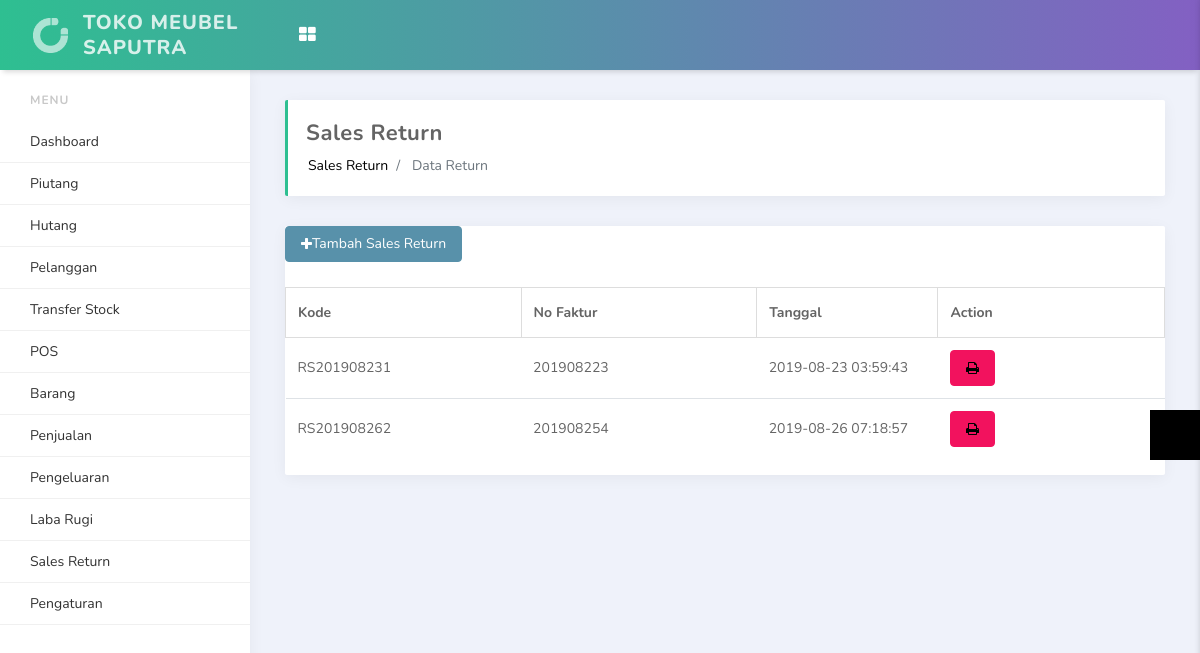
The page /index.php/sales_return/data_return (signed in) on the database its author committed.
### tables this page shows
CREATE TABLE `site_setting` (
  `id` int(11) NOT NULL,
  `site_name` varchar(499) NOT NULL,
  `site_logo` varchar(255) NOT NULL,
  `timezone` varchar(499) NOT NULL,
  `pagination` int(11) NOT NULL,
  `tax` double(11,2) NOT NULL,
  `currency` char(3) NOT NULL,
  `address` text NOT NULL,
  `datetime_format` varchar(30) NOT NULL,
  `display_product` int(11) NOT NULL,
  `display_keyboard` int(11) NOT NULL,
  `default_customer_id` int(11) NOT NULL,
  `updated_user_id` int(11) NOT NULL,
  `updated_datetime` datetime NOT NULL
);

CREATE TABLE `return_sales` (
  `id` int(11) NOT NULL,
  `code` char(15) NOT NULL,
  `sales_code` char(10) NOT NULL,
  `date_created` datetime NOT NULL,
  `id_created` int(11) NOT NULL,
  `amount` double NOT NULL,
  `type_return` varchar(30) NOT NULL,
  `return_status` varchar(30) NOT NULL
);

### application/controllers/Sales_return.php (called while the page is built, shortened)
<?php
class Sales_return extends CI_Controller
{
	function __construct()
	{
		$this->load->model('Constant_model');
	}
    function data_return(){
        $data['data_return'] = $this->Constant_model->getAllData('return_sales');
        $data['lang_dashboard'] = $this->lang->line('dashboard');
        $data['lang_transfer_stock'] = $this->lang->line('transfer_stock');
        $data['lang_customers'] = $this->lang->line('customers');
        $data['lang_gift_card'] = $this->lang->line('gift_card');
        $data['lang_add_gift_card'] = $this->lang->line('add_gift_card');
        $data['lang_list_gift_card'] = $this->lang->line('list_gift_card');
        $data['lang_debit'] = $this->lang->line('debit');
        $data['lang_sales'] = $this->lang->line('sales');
        $data['lang_today_sales'] = $this->lang->line('today_sales');
        $data['lang_opened_bill'] = $this->lang->line('opened_bill');
        $data['lang_reports'] = $this->lang->line('reports');
        $data['lang_sales_report'] = $this->lang->line('sales_report');
        $data['lang_expenses'] = $this->lang->line('expenses');
        $data['lang_expenses_category'] = $this->lang->line('expenses_category');
        $data['lang_pnl'] = $this->lang->line('pnl');
        $data['lang_pnl_report'] = $this->lang->line('pnl_report');
        $data['lang_pos'] = $this->lang->line('pos');
        $data['lang_return_order'] = $this->lang->line('return_order');
        $data['lang_return_order_report'] = $this->lang->line('return_order_report');
        $data['lang_inventory'] = $this->lang->line('inventory');
        $data['lang_products'] = $this->lang->line('products');
        $data['lang_list_products'] = $this->lang->line('list_products');
        $data['lang_print_product_label'] = $this->lang->line('print_product_label');
        $data['lang_product_category'] = $this->lang->line('product_category');
        $data['lang_purchase_order'] = $this->lang->line('purchase_order');
        $data['lang_setting'] = $this->lang->line('setting');
        $data['lang_outlets'] = $this->lang->line('outlets');
        $data['lang_users'] = $this->lang->line('users');
        $data['lang_suppliers'] = $this->lang->line('suppliers');
        $data['lang_system_setting'] = $this->lang->line('system_setting');
        $data['lang_payment_methods'] = $this->lang->line('payment_methods');
        $data['lang_logout'] = $this->lang->line('logout');
        $data['lang_point_of_sales'] = $this->lang->line('point_of_sales');
        $data['lang_amount'] = $this->lang->line('amount');
        $data['lang_monthly_sales_outlet'] = $this->lang->line('monthly_sales_outlet');
        $data['lang_no_match_found'] = $this->lang->line('no_match_found');
        $data['lang_create_return_order'] = $this->lang->line('create_return_order');
        $data['lang_action'] = $this->lang->line('action');
        $data['lang_edit'] = $this->lang->line('edit');
        $data['lang_status'] = $this->lang->line('status');
        $data['lang_add'] = $this->lang->line('add');
        $data['lang_back'] = $this->lang->line('back');
        $data['lang_update'] = $this->lang->line('update');
        $data['lang_active'] = $this->lang->line('active');
        $data['lang_inactive'] = $this->lang->line('inactive');
        $data['lang_name'] = $this->lang->line('name');
        $data['lang_search_product'] = $this->lang->line('search_product');
        $data['lang_add_to_list'] = $this->lang->line('add_to_list');
        $data['lang_submit'] = $this->lang->line('submit');
        $data['lang_receive'] = $this->lang->line('receive');
        $data['lang_view'] = $this->lang->line('view');
        $data['lang_created'] = $this->lang->line('created');
        $data['lang_tax'] = $this->lang->line('tax');
        $data['lang_discount_amount'] = $this->lang->line('discount_amount');
        $data['lang_total'] = $this->lang->line('total');
        $data['lang_totat_payable'] = $this->lang->line('totat_payable');
        $data['lang_discount'] = $this->lang->line('discount');
        $this->load->view('sales_return',$data);
    }
}
 ?>

### index.php (called while the page is built, shortened)
<?php
require_once BASEPATH.'core/CodeIgniter.php';

### application/models/Constant_model.php (called while the page is built, shortened)
<?php
class Constant_model extends CI_Model
{
    function getAllData($table){
        $query = $this->db->get($table);
        return $query->result_array();
    }
}

### application/views/sales_return.php (the view, shortened to what this page needs)
<?php
$this->load->view('includes/header4.php');
?>
<section id="content">
	<div class="row">
		<div class="col-md-12">
			<div class="card">
					<?php
                        if ($this->input->cookie('user_role',TRUE) < 3) {
                            ?>
					<div class="row">
						<div class="col-md-6">
							<a href="<?=base_url()?>index.php/sales_return/" style="text-decoration: none;">
								<button type="button" class="btn btn-primary">
									<i class="fa fa-plus"></i> Tambah Sales Return
								</button>
							</a>
						</div>
					</div>
					<?php
                        }
                    ?>
					<br>
					<div class="row" style="margin-top: 0px;">
						<div class="col-md-12">
							<div class="table-responsive">
								<table class="table">
									<thead>
										<tr>
									    	<th style="border-left: 1px solid #ddd; border-bottom: 1px solid #ddd; border-top: 1px solid #ddd;" width="26%">
										    	Kode
									    	</th>
									    	<th style="border-left: 1px solid #ddd; border-bottom: 1px solid #ddd; border-top: 1px solid #ddd;" width="26%">
										    	No Faktur
									    	</th>
										    <th style="border-left: 1px solid #ddd; border-bottom: 1px solid #ddd; border-top: 1px solid #ddd;" width="20%">
											    Tanggal
										    </th>
										    <th style="border-left: 1px solid #ddd; border-bottom: 1px solid #ddd; border-top: 1px solid #ddd; border-right: 1px solid #ddd;" width="25%"><?php echo $lang_action; ?></th>
										</tr>
									</thead>
									<tbody>
										<?php foreach ($data_return as $data): ?>
										<tr>
											<td><?php echo $data['code'] ?></td>
											<td><?php echo $data['sales_code'] ?></td>
											<td><?php echo $data['date_created'] ?></td>
											<td>
												<a target="_blank" href="<?php echo base_url() ?>index.php/sales_return/print/<?php echo $data['id'] ?>" class="btn btn-danger"><i class="fa fa-print"></i></a>
											</td>
										</tr>
										<?php endforeach ?>
									</tbody>
								</table>
							</div>
						</div>
					</div>
				</div>
			</div>
		</div>
</section>
<?php
    require_once 'includes/footer4.php';
?>

### application/views/includes/header4.php (shortened to what this page needs)
<?php
    $user_role = $this->input->cookie('role_id', TRUE);
    $settingResult = $this->db->get_where('site_setting');
    $settingData = $settingResult->row();
    $setting_site_name = $settingData->site_name;
 ?>
<!doctype html>
<html lang="en">
<head>
    <link rel="stylesheet" href="<?php echo base_url() ?>assets/vendors/bundle.css" type="text/css">
    <link rel="stylesheet" href="<?php echo base_url() ?>assets/vendors/datepicker/daterangepicker.css">
    <link rel="stylesheet" href="<?php echo base_url() ?>assets/vendors/vmap/jqvmap.min.css">
    <link rel="stylesheet" href="<?php echo base_url() ?>assets/css/app.min.css" type="text/css">
    <link rel="stylesheet" href="<?php echo base_url() ?>assets/css/custom.css" type="text/css">
    <link rel="stylesheet" type="text/css" href="https://stackpath.bootstrapcdn.com/font-awesome/4.7.0/css/font-awesome.min.css">
</head>
<body>
<div class="side-menu">
    <div class='side-menu-body'>
        <ul>
            <?php
            $link = $this->uri->segment(1);
            ?>
            <li class="side-menu-divider">Menu</li>
            <?php
            if ($user_role == 3) {
                echo "<li>".anchor('index.php/cashier/',$lang_pos)."</li>";
                echo "
                <li>
                <a href='#'>Sales Return</a>
                <ul>
                    <li>
                        <a <?php if (($link == '')) {
                    ?> style='background-color: #e9ecf2;' <?php
                } ?> href='<?=base_url()?>index.php/sales_return/'>
                            Buat Sales Return
                        </a>
                    </li>
                    <li>
                        <a <?php if (($link == 'data_return')) {
                    ?> style='background-color: #e9ecf2;' <?php
                } ?> href='<?=base_url()?>index.php/sales_return/data_return'>
                            Data Sales Return
                        </a>
                    </li>
                </ul>
            </li>
                ";
            }else{
            ?>
            <li><?php echo anchor('index.php/dashboard',$lang_dashboard,($link=="dashboard"?'class="active"':'')) ?></li>
            <li><?php echo anchor('index.php/piutang',"Piutang",($link=="piutang"?'class="active"':'')) ?></li>
            <li><?php echo anchor('index.php/hutang',"Hutang",($link=="hutang"?'class="active"':'')) ?></li>
            <li><?php echo anchor('index.php/customers/view',$lang_customers,($link=="customers"?'class="active"':'')) ?></li>
            <li><?php echo anchor('index.php/transfer_stock/view',"Transfer Stock",($link=="transfer_stock"?'class="active"':'')) ?></li>
            <li><?php echo anchor('index.php/cashier/',$lang_pos,($link=="cashier"?'class="active"':'')) ?></li>
            <li>
                <a href="#"></i> <span><?php echo $lang_products; ?></span> </a>
            </li>
            <li>
                <a href="#"><span><?php echo $lang_sales; ?></span> </a>
            </li>
            <li>
                <a href="#"><?php echo $lang_expenses ?></a>
            </li>
            <li>
                <a href="#"><?php echo $lang_pnl ?></a>
            </li>
            <li>
                <a href="#">Sales Return</a>
            </li>
            <li>
                <a href="#"><?php echo $lang_setting; ?></a>
            </li>
                    <?php
                    }
                            ?>
        </ul>
    </div>
</div>
<nav class="navbar">
    <div class="container-fluid">
        <div class="header-logo">
            <a href="#">
                <img src="<?php echo base_url() ?>assets/media/image/light-logo.png" alt="...">
                <span class="logo-text d-none d-lg-block"><?php echo $setting_site_name ?></span>
            </a>
        </div>
        <div class="header-body">
            <ul class="navbar-nav">
                <li class="nav-item dropdown d-none d-lg-block">
                    <a href="#" class="nav-link" data-toggle="dropdown">
                        <i class="fa fa-th-large"></i>
                    </a>
                </li>
            </ul>
        </div>
    </div>
</nav>
<main class="main-content">
    <div class="container-fluid">
        <div class="page-header d-md-flex justify-content-between align-items-center">
            <div>
                <h4><?php echo ucwords(str_replace('_', ' ', $this->uri->segment(1))) ?></h4>
                <nav aria-label="breadcrumb">
                    <ol class="breadcrumb">
                        <li class="breadcrumb-item"><a href="#"><?php echo ucwords(str_replace('_', ' ', $this->uri->segment(1))) ?></a></li>
                        <li class="breadcrumb-item active" aria-current="page">
                            <?php if ($this->uri->segment(2)){
                                 echo ucwords(str_replace('_', ' ', $this->uri->segment(2)));
                            } ?>
                            </li>
                    </ol>
                </nav>
            </div>
        </div>

### rows shown on the page
site_setting: site_name "TOKO MEUBEL SAPUTRA"
return_sales: code "RS201908231", sales_code "201908223", date_created "2019-08-23 03:59:43"
return_sales: code "RS201908262", sales_code "201908254", date_created "2019-08-26 07:18:57"

### other values the page prints
$lang_products "Barang"
$lang_sales "Penjualan"
$lang_expenses "Pengeluaran"
$lang_pnl "Laba Rugi"
$lang_setting "Pengaturan"
str_replace('_', ' ', $this->uri->segment(1)) "Sales Return"
str_replace('_', ' ', $this->uri->segment(2)) "Data Return"
$lang_action "Action"
